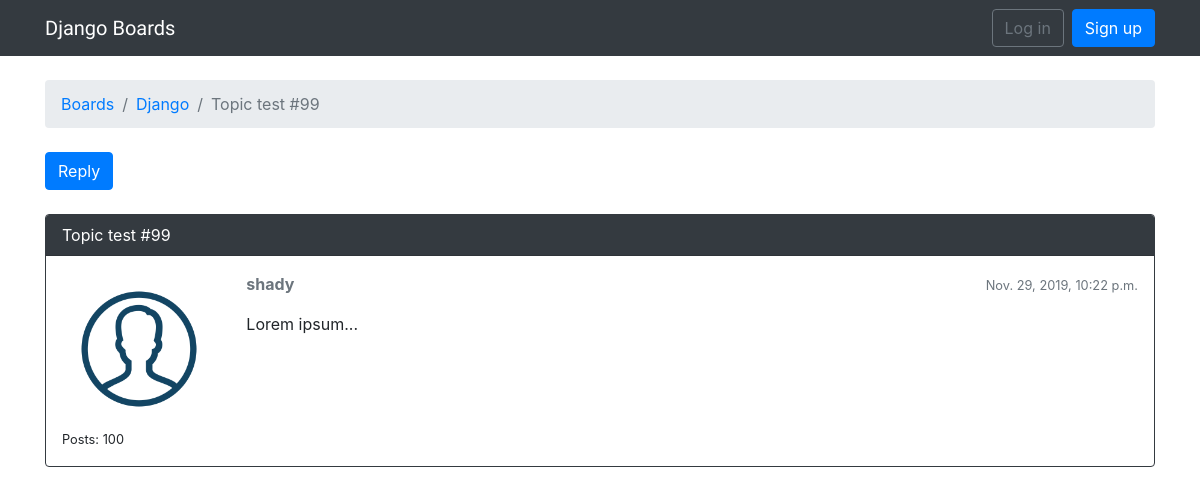
The page /boards/1/topics/108/ on the database its author committed.
### boards/models.py (models this page shows, shortened)
class Topic(models.Model):
    subject = models.CharField(max_length=255)
    last_updated = models.DateTimeField(auto_now_add=True)
    board = models.ForeignKey(Board, related_name='topics', on_delete=models.CASCADE)
    starter = models.ForeignKey(User, related_name='topics', on_delete=models.CASCADE)
    views = models.PositiveIntegerField(default=0)

class Board(models.Model):
    name = models.CharField(max_length=30, unique=True)
    description = models.CharField(max_length=100)

class Post(models.Model):
    message = models.TextField(max_length=4000)
    topic = models.ForeignKey(Topic, related_name='posts', on_delete=models.CASCADE)
    created_at = models.DateTimeField(auto_now_add=True)
    updated_at = models.DateTimeField(null=True)
    created_by = models.ForeignKey(User, related_name='posts', on_delete=models.CASCADE)
    updated_by = models.ForeignKey(User, null=True, related_name='+', on_delete=models.CASCADE)
    def get_message_as_markdown(self):
        return mark_safe(markdown(self.message, safe_mode='escape'))

### boards/views.py (the view)
# urls.py: url(r'^boards/(?P<pk>\d+)/topics/(?P<topic_pk>\d+)/$', views.PostListView.as_view(), name='topic_posts'),
class PostListView(ListView):
    model = Post
    context_object_name = 'posts'
    template_name = 'topic_posts.html'
    paginate_by = 2
    def get_context_data(self, **kwargs):
        self.topic.views += 1
        self.topic.save()
        kwargs['topic'] = self.topic
        return super().get_context_data(**kwargs)
    def get_queryset(self):
        self.topic = get_object_or_404(Topic, board__pk=self.kwargs.get('pk'), pk=self.kwargs.get('topic_pk'))
        queryset = self.topic.posts.order_by('created_at')
        return queryset

### templates/topic_posts.html (shortened to what this page needs)
{% extends 'base.html' %}
{% load static %}
{% block breadcrumb %}
  <li class="breadcrumb-item"><a href="{% url 'home' %}">Boards</a></li>
  <li class="breadcrumb-item"><a href="{% url 'board_topics' topic.board.pk %}">{{ topic.board.name }}</a></li>
  <li class="breadcrumb-item active">{{ topic.subject }}</li>
{% endblock %}
{% block content %}
  <div class="mb-4">
    <a href="{% url 'reply_topic' topic.board.pk topic.pk %}" class="btn btn-primary" role="button">Reply</a>
  </div>
  {% for post in posts %}
    <div class="card {% if forloop.last %}mb-4{% else %}mb-2{% endif %} {% if forloop.first %}border-dark{% endif %}">
      {% if forloop.first %}
        <div class="card-header text-white bg-dark py-2 px-3">{{ topic.subject }}</div>
      {% endif %}
      <div class="card-body p-3">
        <div class="row">
          <div class="col-2">
            <img src="{% static 'img/user_img.png' %}" alt="{{ post.created_by.username }}" class="w-100">
            <small>Posts: {{ post.created_by.posts.count }}</small>
          </div>
          <div class="col-10">
            <div class="row mb-3">
              <div class="col-6">
                <strong class="text-muted">{{ post.created_by.username }}</strong>
              </div>
              <div class="col-6 text-right">
                <small class="text-muted">{{ post.created_at }}</small>
              </div>
            </div>
            {{ post.get_message_as_markdown }}
          </div>
        </div>
      </div>
    </div>
  {% endfor %}
{% endblock %}

### rows shown on the page
Topic: board.name "Django", subject "Topic test #99"
Post: created_by.posts.count "100", created_by.username "shady", created_at "Nov. 29, 2019, 10:22 p.m.", get_message_as_markdown "Lorem ipsum..."
